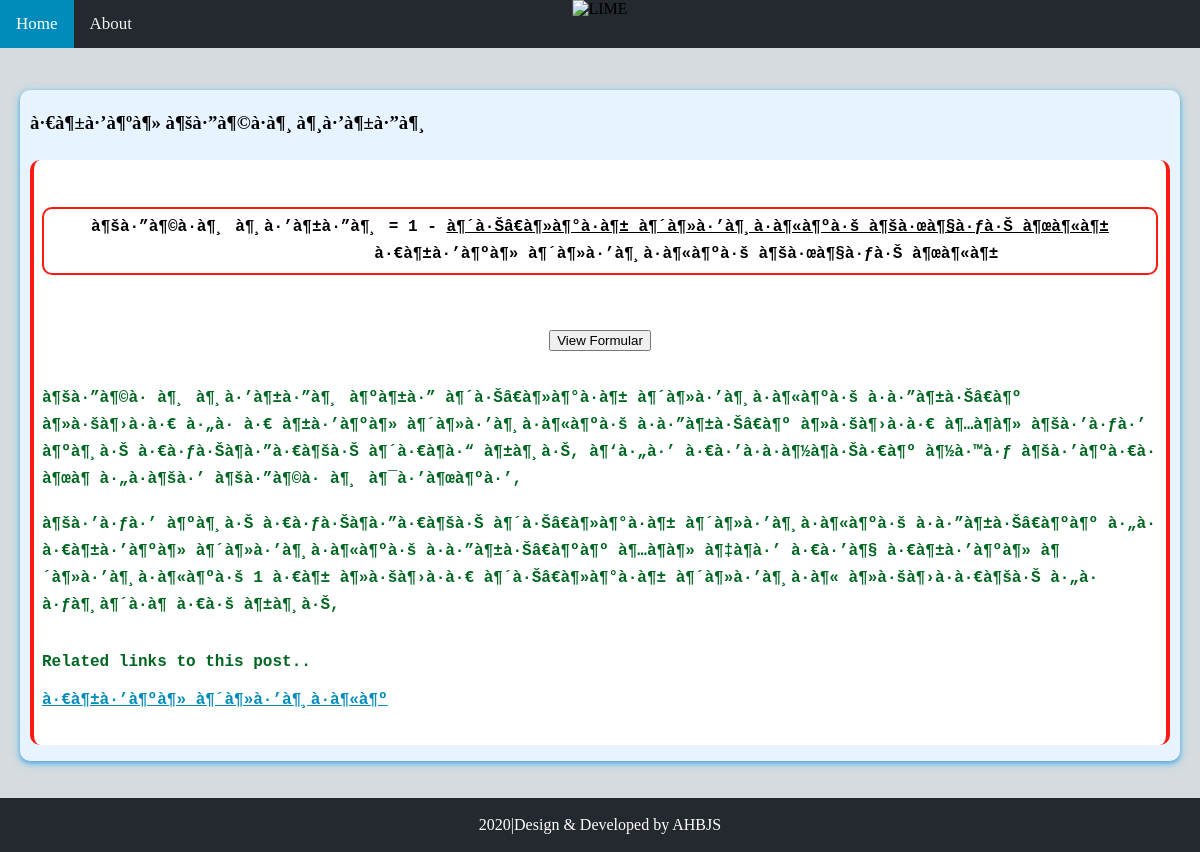
Page /cat/see/?see=f3 on the committed database.
### tables this page shows
CREATE TABLE `fomu` (
  `fid` varchar(255) NOT NULL,
  `title` varchar(1000) NOT NULL,
  `fomular` varchar(1500) NOT NULL,
  `des` varchar(1500) NOT NULL,
  `cat` varchar(50) NOT NULL,
  `status` int(1) NOT NULL
);

CREATE TABLE `post` (
  `pid` int(200) NOT NULL,
  `cat` varchar(50) NOT NULL,
  `title` varchar(2128) NOT NULL,
  `post` longtext NOT NULL,
  `status` int(1) NOT NULL
);

### cat/see/index.php (the view, shortened to what this page needs)
<?php
include("../../con.php");
if (isset($_GET['see'])) {
  $cat = $_GET['see'];
}
else{
  header('location:../../');
}
?>
<!DOCTYPE html>
<html>
<head>
	<link rel="stylesheet" type="text/css" href="../../style/navbar.css">
	<link rel="stylesheet" type="text/css" href="../../style/footer.css">
	<link rel="stylesheet" href="../../style/modal.css">
  <link rel="stylesheet" type="text/css" href="../cat.css">
  <link rel="stylesheet" href="https://cdnjs.cloudflare.com/ajax/libs/font-awesome/4.7.0/css/font-awesome.min.css">
</head>
<body>
<div class="fix">
  <div class="topnav" style="margin-bottom: 20px;">
    <a class="active" href="../../">Home</a>
    <a type="button" onclick="document.getElementById('id01').style.display='block'">About</a>
    <img src="../../img/lime.png" alt="LIME">
  </div>
</div>
<div class="row" id="row">
<?php
  $sql = "SELECT * FROM post WHERE pid='$cat'";
  $result = $con->query($sql);
  if ($result->num_rows>0) {
    while ($row = $result->fetch_assoc()) {
      echo '
        <div class="w3-example">
          <h3>'.$row['title'].'</h3>
          <div class="w3-code notranslate htmlHigh" style="padding: 8px 8px;">
          <span class="tagnamecolor" style="color:#006621;white-space: pre-line;font-weight: bold;">
            '.$row['post'].'
      ';
      $mn = "SELECT * FROM mention WHERE id='".$row['pid']."'";
      $resultm = $con->query($mn);
      if ($mr = $resultm->fetch_assoc() AND $result->num_rows>0) {
        $aa = explode(",", $mr['mention']);
        echo "<br><p><b>Related links to this post..</b></p>";
        foreach ($aa as $links) {
          $sql1 = "SELECT * FROM post WHERE pid='$links'";
          $sql2 = "SELECT * FROM fomu WHERE fid='$links'";
          $result1 = $con->query($sql1);
          $result2 = $con->query($sql2);
          if ($rr = $result1->fetch_assoc()) {
            echo '<p style="margin-top: 5px;margin-bottom: 5px;"><a href="../see/?see='.$rr['pid'].'">'.$rr['title'].'</a></p>';
          }
          if ($rr = $result2->fetch_assoc()) {
            echo '<p style="margin-top: 5px;margin-bottom: 5px;"><a href="../see/?see='.$rr['fid'].'">'.$rr['title'].'</a></p>';
          }
        }
      }
      echo '
          </span>
           </div>
        </div>
      ';
    }
  }
  else{
    $sql = "SELECT * FROM fomu WHERE fid='$cat'";
    $result = $con->query($sql);
    if ($result->num_rows>0) {
      while ($row = $result->fetch_assoc()) {
        echo '
          <div class="w3-example">
            <h3>'.$row['title'].'</h3>
            <div class="w3-code notranslate htmlHigh" style="padding: 8px 8px;border-left: 4px solid #FB1911;border-right: 4px solid #FB1911;">
            <span class="tagnamecolor" style="color:#006621;white-space: pre-line;font-weight: bold;">
            <h4 style="font-weight: 900;white-space: pre;overflow: auto;color:black;text-align:center;border:2px solid #FB1911;padding:5px;border-radius:10px;">'.$row['fomular'].'<br></h4>
            <p style="text-align:center;"><button onclick="document.getElementById(\'id02\').style.display=\'block\'">View Formular</button></p>
              '.$row['des'].'
        ';
      $mn = "SELECT * FROM mention WHERE id='".$row['fid']."'";
      $resultm = $con->query($mn);
      if ($mr = $resultm->fetch_assoc() AND $result->num_rows>0) {
        $aa = explode(",", $mr['mention']);
        echo "<br><p><b>Related links to this post..</b></p>";
        foreach ($aa as $links) {
          $sql1 = "SELECT * FROM post WHERE pid='$links'";
          $result1 = $con->query($sql1);
          if ($rr = $result1->fetch_assoc()) {
            echo '<p style="margin-top: 5px;margin-bottom: 5px;"><a href="../see/?see='.$rr['pid'].'">'.$rr['title'].'</a></p>';
          }
        }
      }
        echo '
            </span>
             </div>
          </div>
        ';
      }
    }else{
      echo '<h1 style="text-align:center">No Result <br>:(</h1>';
    }
  }
?>
</div>
<?php include("../../footer.php"); ?>
</body>
</html>

### style/navbar.css (style rules this page uses)
.topnav { background-color: #24282F; overflow: hidden; position: -webkit-sticky; position: sticky; top: 0; }
.topnav a { float: left; color: #f2f2f2; text-align: center; padding: 14px 16px; text-decoration: none; font-size: 17px; }
.topnav a.active { background-color: #008CBA; color: white; }

### style/footer.css (style rules this page uses)
body { margin: 0; padding: 0px; background-color: #efefef; }

### style/modal.css (style rules this page uses)
img { vertical-align:middle }
a { color:inherit }
.w3-code,.w3-codespan { font-family:Consolas,"courier new";font-size:16px }
.w3-code { width:auto;background-color:#fff;padding:8px 12px;border-left:4px solid #4CAF50;word-wrap:break-word }
.w3-section,.w3-code { margin-top:16px!important;margin-bottom:16px!important }

### cat/cat.css (style rules this page uses)
* { box-sizing: border-box; }
body { background-color: #d6dbdf ; }
.fix { position: fixed; width: 100%; }
.topnav { position: initial; width: 100%; }
.row { padding: 20px; margin-bottom: 50px; }
.row:after { content: ""; display: table; clear: both; }
.topnav img { height: 100px; position: absolute; top: 0;left:50%; transform: translate(-50%, -0%); }

### cat/see/index.php (style rules this page uses)
.w3-example { padding: 8px 20px; margin: 24px -20px; box-shadow: none !important; border-radius: 10px; }
.w3-example { background-color: #e7f3fe; padding: 0.01em 10px; margin: 20px 0; box-shadow: 0 2px 4px 0 rgba(73, 144, 224, 0.71),0 2px 10px 0 rgba(75, 204, 239, 0.72) !important; margin-top: 70px; }
.w3-code { border-left: 4px solid #2196F3; border-right: 4px solid #2196F3; border-radius: 10px; }
.w3-code a:link, a:visited { color: #008CBA;; text-decoration: underline; cursor: pointer; }

### rows in the picture
fomu: title "à·€à¶±à·’à¶ºà¶» à¶šà·”à¶©à·à¶¸ à¶¸à·’à¶±à·”à¶¸", fomular "à¶šà·”à¶©à·à¶¸ à¶¸à·’à¶±à·”à¶¸ = 1 - à¶´à·Šâ€à¶»à¶°à·à¶± à¶´à¶»à·’à¶¸à·à¶«à¶ºà·š à¶šà·œà¶§à·ƒà·Š à¶œà¶«à¶± à·€à¶±à·’à¶ºà¶» à¶´à¶»à·’à¶¸à·à¶«à¶ºà·š à¶šà·œà¶§à·ƒà·Š à¶œà¶«à¶±", des "à¶šà·”à¶©à· à¶¸ à¶¸à·’à¶±à·”à¶¸ à¶ºà¶±à·” à¶´à·Šâ€à¶»à¶°à·à¶± à¶´à¶»à·’à¶¸à·à¶«à¶ºà·š à·à·”à¶±à·Šâ€à¶º à¶»à·šà¶›à·à·€ à·„à· à·€ à¶±à·’à¶ºà¶» à¶´à¶»à·’à¶¸à·à¶«à¶ºà·š à·à·”à¶±à·Šâ€à¶º à¶»à·šà¶›à·à·€ à¶…à¶­à¶» à¶šà·’à·ƒà·’ à¶ºà¶¸à·Š à·€à·ƒà·Šà¶­à·”à·€à¶šà·Š à¶´à·€à¶­à·“ à¶±à¶¸à·Š, à¶‘à·„à·’ à·€à·’à·à·à¶½à¶­à·Šà·€à¶º à¶½à·™à·ƒ à¶šà·’à¶ºà·€à· à¶œà¶­ à·„à·à¶šà·’ à¶šà·”à¶©à· à¶¸ à¶¯à·’à¶œà¶ºà·’, à¶šà·’à·ƒà·’ à¶ºà¶¸à·Š à·€à·ƒà·Šà¶­à·”à·€à¶šà·Š à¶´à·Šâ€à¶»à¶°à·à¶± à¶´à¶»à·’à¶¸à·à¶«à¶ºà·š à·à·”à¶±à·Šâ€à¶ºà¶º à·„à· à·€à¶±à·’à¶ºà¶» à¶´à¶»à·’à¶¸à·à¶«à¶ºà·š à·à·”à¶±à·Šâ€à¶ºà¶º à¶…à¶­à¶» à¶‡à¶­à·’ à·€à·’à¶§ à·€à¶±à·’à¶ºà¶» à¶´à¶»à·’à¶¸à·à¶«à¶ºà·š 1 à·€à¶± à¶»à·šà¶›à·à·€…"
post: title "à·€à¶±à·’à¶ºà¶» à¶´à¶»à·’à¶¸à·à¶«à¶º"
